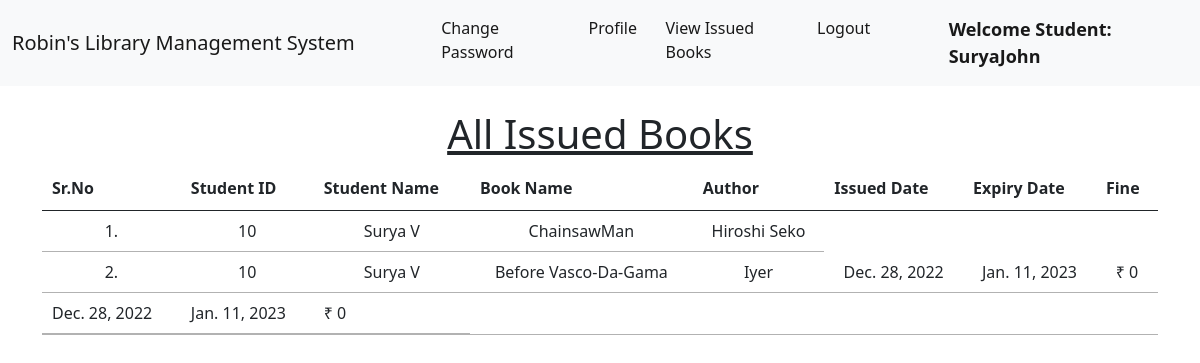
The app's page /student_issued_books/ (signed in) with its own data.
### library/models.py (models this page shows, shortened)
class Book(models.Model):
    name = models.CharField(max_length=200)
    author = models.CharField(max_length=200)
    isbn = models.PositiveIntegerField()
    category = models.CharField(max_length=50)

class IssuedBook(models.Model):
    student_id = models.CharField(max_length=100, blank=True)
    isbn = models.CharField(max_length=13)
    issued_date = models.DateField(auto_now=True)
    expiry_date = models.DateField(default=expiry)

### library/views.py (the view)
# urls.py: path("student_issued_books/", views.student_issued_books, name="student_issued_books"),
@login_required(login_url = '/student_login')
def student_issued_books(request):
    student = Student.objects.filter(user_id=request.user.id)
    issuedBooks = IssuedBook.objects.filter(student_id=student[0].user_id)
    li1 = []
    li2 = []
    for i in issuedBooks:
        books = Book.objects.filter(isbn=i.isbn)
        for book in books:
            t=(request.user.id, request.user.get_full_name, book.name,book.author)
            li1.append(t)
        days=(date.today()-i.issued_date)
        d=days.days
        fine=0
        if d>15:
            day=d-14
            fine=day*5
        t=(issuedBooks[0].issued_date, issuedBooks[0].expiry_date, fine)
        li2.append(t)
    return render(request,'student_issued_books.html',{'li1':li1, 'li2':li2})

### library/templates/student_issued_books.html (shortened to what this page needs)
{% extends 'student_navbar.html' %}
{% load static %}
{% block body %}
<div class="container mt-4">
    <h1 class="text-center"><u>All Issued Books</u></h1>
    <table class="table table-hover" id="example">
        <thead>
            <tr class="text-center">
                <th>Sr.No</th>
                <th>Student ID</th>
                <th>Student Name</th>
                <th>Book Name</th>
                <th>Author</th>
                <th>Issued Date</th>
                <th>Expiry Date</th>
                <th>Fine</th>
            </tr>
        </thead>
        <tbody>
            {% for i in li1 %}
            <tr class="text-center">
                <td>{{forloop.counter}}.</td>
                <td>{{i.0}}</td>
                <td>{{i.1}}</td>
                <td>{{i.2}}</td>
                <td>{{i.3}}</td>
                {% endfor %}
                {% for i in li2 %}
                <td>{{i.0}}</td>
                <td>{{i.1}}</td>
                <td>₹ {{i.2}}</td>
            </tr>
            {% endfor %}
        </tbody>
    </table>
    </div>
{% endblock %}

### library/templates/student_navbar.html (shortened to what this page needs)
<!doctype html>
<html lang="en">
  <head>
    <link href="https://cdn.jsdelivr.net/npm/bootstrap@5.1.0/dist/css/bootstrap.min.css" rel="stylesheet">
    <link rel="stylesheet" href="https://cdn.datatables.net/1.10.25/css/jquery.dataTables.min.css">
    <link rel="stylesheet" href="https://cdn.datatables.net/buttons/1.7.1/css/buttons.dataTables.min.css">
  </head>
  <body>
    <nav class="navbar navbar-expand-lg navbar-light bg-light sticky-top">
        <div class="container-fluid">
          <a class="navbar-brand" href="#">Robin's Library Management System</a>
          <div class="collapse navbar-collapse" id="navbarSupportedContent">
            <ul class="navbar-nav me-auto mb-2 mb-lg-0">
              <li class="nav-item">
                <a class="nav-link active" aria-current="page" href="/change_password/">Change Password</a>
              </li>
              <li class="nav-item">
                <a class="nav-link active" aria-current="page" href="/profile/">Profile</a>
              </li>
              <li class="nav-item">
                <a class="nav-link active" aria-current="page" href="/student_issued_books/">View Issued Books</a>
              </li>
              <li class="nav-item">
                <a class="nav-link active" aria-current="page" href="/logout/">Logout</a>
              </li>
              <li class="nav-item">
                <a style="font-weight:600; font-family:'Segoe UI', Tahoma, Geneva, Verdana, sans-serif; font-size: large;" class="nav-link active" href="#">Welcome Student: {{request.user}}</a>
              </li>
            </ul>
          </div>
        </div>
      </nav>
      {% block body %}
      {% endblock %}
  </body>
</html>

### records on screen
Book: name "ChainsawMan", author "Hiroshi Seko"
Book: name "Before Vasco-Da-Gama", author "Iyer"
IssuedBook: issued_date "Dec. 28, 2022" "Dec. 28, 2022", expiry_date "Jan. 11, 2023" "Jan. 11, 2023"

### other values on screen
{{ request.user }} "SuryaJohn"
{{ i.0 }} "10" "10"
{{ i.1 }} "Surya V" "Surya V"
{{ i.2 }} "0" "0"
